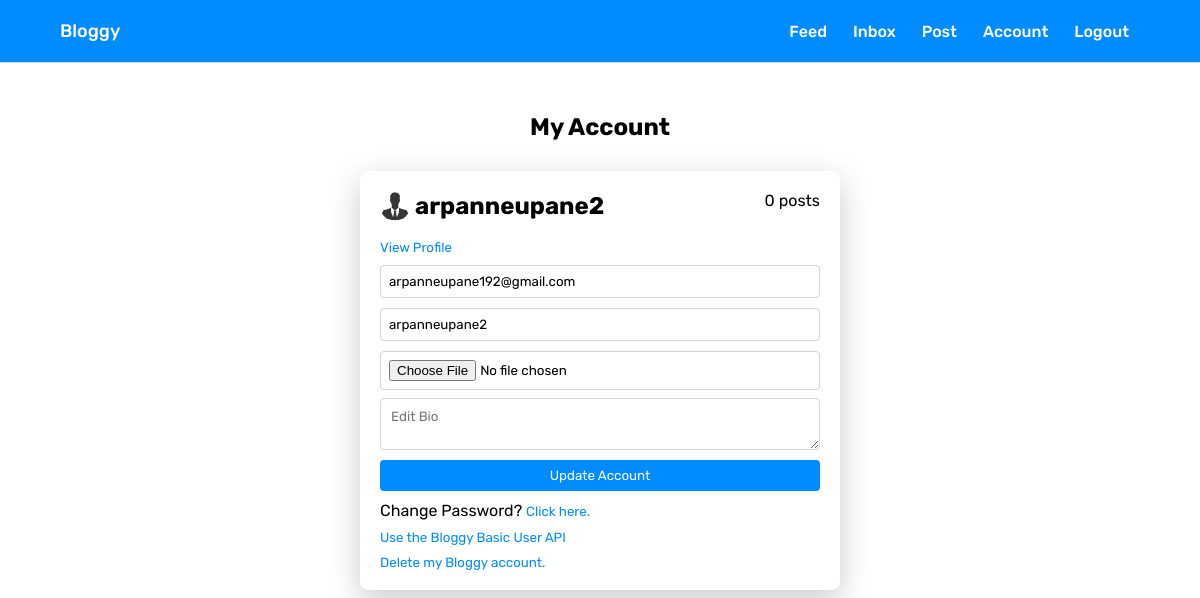
Page /account (signed in) on the committed database.
### app/main.py (models this page shows, shortened)
class User(db.Model, UserMixin):
    id = db.Column(db.Integer, primary_key=True)
    username = db.Column(db.String(15), unique=True)
    email = db.Column(db.String(50), unique=True)
    password = db.Column(db.String())
    profile_pic = db.Column(
        db.String(40), nullable=False, default='default.jpg')
    posts = db.relationship('Post', backref='author', lazy='dynamic')
    commenter = db.relationship('Comment', backref='commenter', lazy='dynamic')
    access_token = db.Column(db.String(180))
    liker = db.relationship('Like', backref='liker', lazy='dynamic')
    followed = db.relationship(
        'Follower', backref='followed', foreign_keys='Follower.followed_id', lazy='dynamic')
    follower = db.relationship(
        'Follower', backref='follower', foreign_keys='Follower.follower_id', lazy='dynamic')
    sender = db.relationship('Message', backref='sender',
                             foreign_keys='Message.sender_id', lazy='dynamic')
    receiver = db.relationship('Message', backref='receiver',
                               foreign_keys='Message.receiver_id', lazy='dynamic')
    bio_content = db.Column(db.String(1000))
    verified = db.Column(db.Boolean(), default=False)

### app/main.py (the view)
@app.route("/account", methods=['GET', 'POST'])
@login_required
def account():
    if current_user.username == 'admin' and current_user.email == 'arpanneupane19@gmail.com':
        session['logged_in'] = True
        return redirect('/admin')
    posts = Post.query.filter_by(author=current_user).all()
    post_total = 0
    for i in posts:
        post_total += 1
    form = UpdateAccount()
    if form.validate_on_submit():
        if form.profile_pic.data:
            picture_file = save_picture(form.profile_pic.data)
            current_user.profile_pic = picture_file
        current_user.username = form.username.data
        current_user.email = form.email.data
        current_user.bio_content = form.bio.data
        db.session.commit()
        flash('Your account has been updated!', 'success')
        return redirect(url_for('account'))
    elif request.method == 'GET':
        form.username.data = current_user.username
        form.email.data = current_user.email
        form.bio.data = current_user.bio_content
    profile_pic = url_for(
        'static', filename='profile_pics/' + current_user.profile_pic)
    return render_template("account.html", name=current_user.username, email=current_user.email, title="My Profile", form=form, posts=post_total, profile_pic=profile_pic)

### app/main.py (shortened to what this page needs)
class UpdateAccount(FlaskForm):
    email = StringField(validators=[InputRequired(), Email(
        message="Invalid Email"), Length(max=50)], render_kw={"placeholder": "Edit Email"})
    username = StringField("Username", validators=[InputRequired(), Length(
        min=4, max=15)], render_kw={"placeholder": "Edit Username"})
    bio = TextAreaField([Length(min=0, max=1000)], render_kw={
        "placeholder": "Edit Bio"})
    profile_pic = FileField(validators=[FileAllowed(['jpg', 'png', 'jpeg'])])
    submit = SubmitField('Update Account')

### app/main.py (called while the page is built)
@login_manager.user_loader
def load_user(user_id):
    return User.query.get(int(user_id))

@app.before_request
def make_session_permanent():
    session.permanent = True

### app/templates/account.html (shortened to what this page needs)
{% extends "base.html" %} {% block content %}
<link rel="stylesheet" href="{{url_for('static', filename='account.css')}}" />
<div class="container">
    <h2>My Account</h2>
    <form method="POST" action="" enctype="multipart/form-data">
        <div class="basic-user-info">
            <div class="img-and-name">
                <img src="../static/profile_pics/{{current_user.profile_pic}}" />
                {% if current_user.verified == True %}
                <h2>{{current_user.username}} ✅</h2>
                {% else %}
                <h2>{{current_user.username}}</h2>
                {% endif %}
            </div>
            <div class="num-of-posts">
                {% if posts == 1 %}
                <p>{{posts}} post</p>
                {% else %}
                <p>{{posts}} posts</p>
                {% endif %}
            </div>
        </div><br>
        <a href="{{url_for('user', username=current_user.username)}}">View Profile</a>
        {{ form.hidden_tag ()}} {{ form.email}} {{ form.username}} {{
        form.profile_pic}} {{ form.bio}} {{ form.submit}}
        <p class="change-pw">
            Change Password? <a href="changepassword">Click here.</a>
        </p>
        <a class="use-api" href="{{ url_for('use_api')}}">Use the Bloggy Basic User API</a>
        <a href="{{ url_for('delete_account')}}">Delete my Bloggy account.</a>
    </form>
</div>
{% endblock %}

### app/static/base.css (style rules this page uses)
* { box-sizing: border-box; margin: 0; padding: 0; font-family: "Rubik", sans-serif; }
a { text-decoration: none; color: rgb(0, 140, 255); }

### app/static/account.css (style rules this page uses)
a { color: rgb(0, 140, 255); font-size: smaller; }
.container { display: flex; flex-direction: column; align-items: center; margin-top: 50px; }
.container > form { display: flex; flex-direction: column; padding: 20px; width: 40%; box-shadow: 0px 10px 30px rgba(48, 48, 48, 0.25); border-radius: 8px; margin-top: 30px; }
form > input { margin-top: 10px; padding: 8px; border: 1px solid lightgray; border-radius: 4px; }
form > textarea { margin-top: 8px; padding: 10px; max-width: 100%; min-width: 100%; min-height: 40px; max-height: 150px; border: 1px solid lightgray; border-radius: 4px; }
form > input[type="submit"] { cursor: pointer; border: none; background: rgb(0, 140, 255); color: white; margin-bottom: 10px; }
.basic-user-info { display: flex; justify-content: space-between; }
.basic-user-info .img-and-name { display: flex; align-items: center; }
.img-and-name > img { width: 30px; margin-right: 5px; height: 30px; object-fit: contain; border-radius: 25px; cursor: pointer; }
.change-pw { margin-bottom: 10px; }
.use-api { margin-bottom: 10px; }

### rows in the picture
User: profile_pic (placeholder picture), username "arpanneupane2", email "arpanneupane192@gmail.com"

### other values in the picture
{{ posts }} "0"
